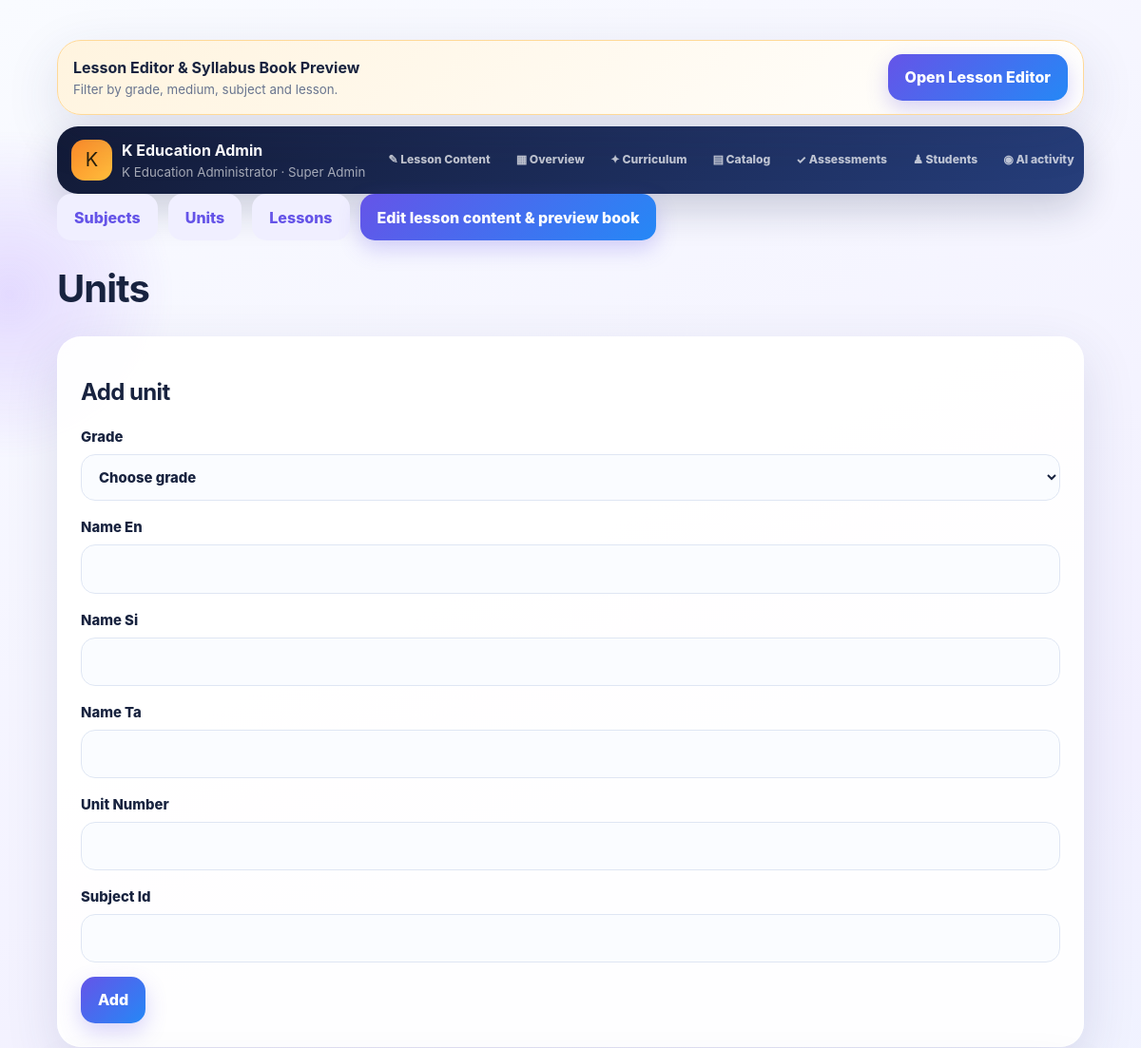
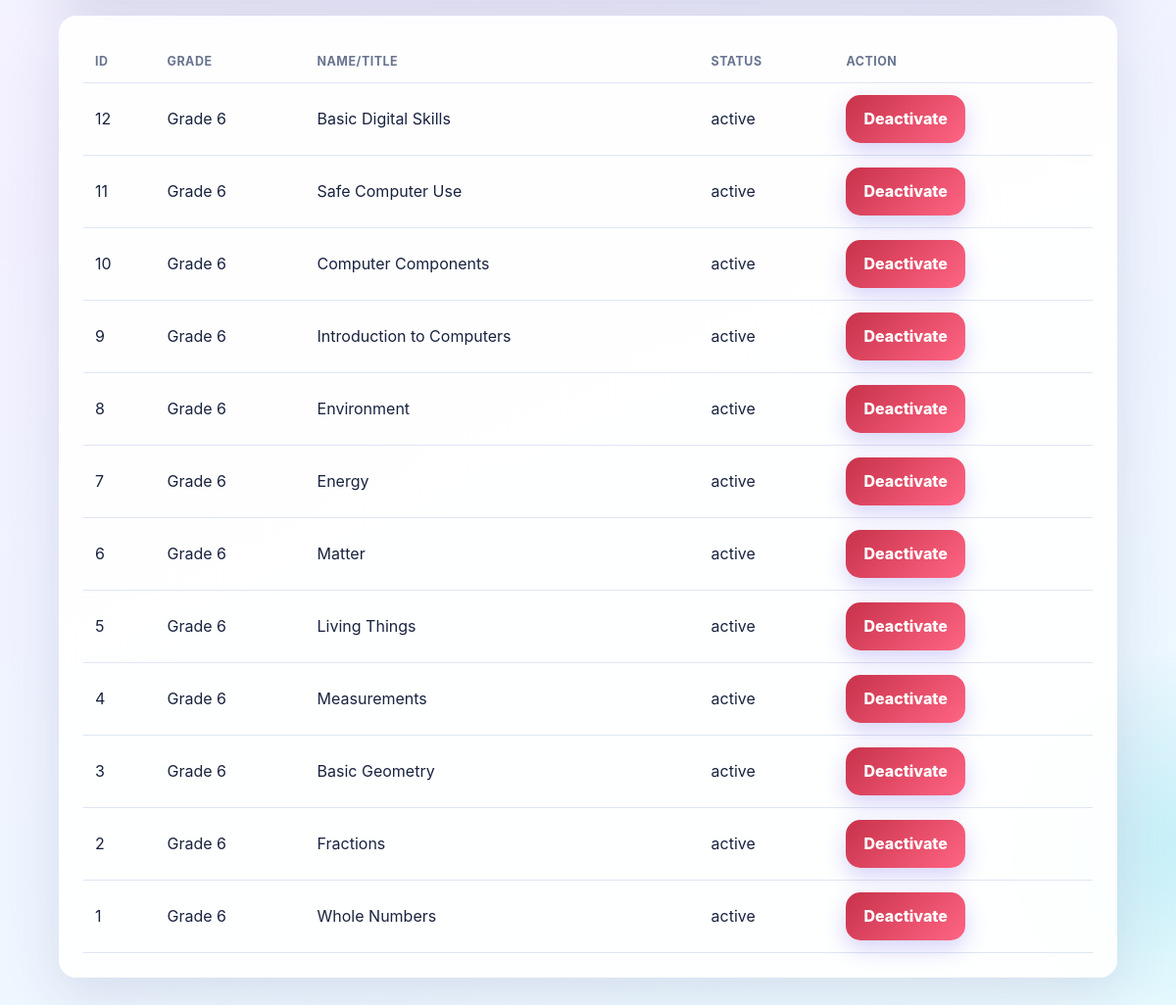
The app's page /admin/units.php (signed in) with its own data (2 pictures, top to bottom).
### tables this page shows
CREATE TABLE units(id INT AUTO_INCREMENT PRIMARY KEY,grade_id INT NOT NULL,subject_id INT NOT NULL,unit_number INT NOT NULL,name_en VARCHAR(180),name_si VARCHAR(180),name_ta VARCHAR(180),description_en TEXT,description_si TEXT,description_ta TEXT,display_order INT DEFAULT 0,status ENUM('active','inactive') DEFAULT 'active',created_at TIMESTAMP DEFAULT CURRENT_TIMESTAMP,updated_at TIMESTAMP DEFAULT CURRENT_TIMESTAMP ON UPDATE CURRENT_TIMESTAMP,UNIQUE(subject_id,unit_number),INDEX(grade_id),FOREIGN KEY(grade_id) REFERENCES grades(id),FOREIGN KEY(subject_id) REFERENCES subjects(id) ON DELETE CASCADE);

CREATE TABLE grades(id INT AUTO_INCREMENT PRIMARY KEY,grade_number TINYINT NOT NULL UNIQUE,name VARCHAR(50) NOT NULL,status ENUM('active','inactive') DEFAULT 'active',created_at TIMESTAMP DEFAULT CURRENT_TIMESTAMP);

### admin/units.php (called while the page is built)
<?php $entity='units';include __DIR__.'/_catalog.php';

### includes/helpers.php (called while the page is built, shortened)
<?php
function e(mixed $v):string{return htmlspecialchars((string)$v,ENT_QUOTES|ENT_SUBSTITUTE,'UTF-8');}

### includes/db.php (called while the page is built, shortened)
<?php
function db(): mysqli {
    static $db;
    if ($db instanceof mysqli) return $db;
    $db = @new mysqli(DB_HOST, DB_USER, DB_PASS, DB_NAME);
    $db->set_charset('utf8mb4');
    return $db;
}

### admin/_catalog.php (the view, shortened to what this page needs)
<?php
$allowed=[
 'subjects'=>['name_en','name_si','name_ta','subject_code','icon'],
 'units'=>['name_en','name_si','name_ta','unit_number','subject_id'],
 'lessons'=>['title_en','title_si','title_ta','medium','subject_id','unit_id'],
 'quizzes'=>['title_en','title_si','title_ta','subject_id','pass_mark']
];
$pageTitle=ucfirst($entity);include __DIR__.'/_top.php';$rows=db()->query("SELECT x.*,g.grade_number FROM $entity x JOIN grades g ON g.id=x.grade_id ORDER BY g.grade_number DESC,x.id DESC");
?>
<nav class="row" style="margin-bottom:16px"><a class="btn alt" href="subjects.php">Subjects</a><a class="btn alt" href="units.php">Units</a><a class="btn alt" href="lessons.php">Lessons</a><a class="btn" href="lesson_editor.php">Edit lesson content &amp; preview book</a></nav>
<h1><?=e(ucfirst($entity))?></h1>
<section class="card"><h2>Add <?=e(rtrim($entity,'s'))?></h2><form method="post"><?=csrf_field()?><input type="hidden" name="action" value="add"><label>Grade<select name="grade_id" required><option value="">Choose grade</option><?php foreach($grades as $g):?><option value="<?=$g['id']?>">Grade <?=$g['grade_number']?></option><?php endforeach;?></select></label><?php foreach($allowed[$entity] as $field):?><label><?=e(ucwords(str_replace('_',' ',$field)))?><input name="<?=e($field)?>"<?=$field==='medium'?' placeholder="Sinhala, Tamil, English or All"':''?> required></label><?php endforeach;?><button>Add</button></form></section>
<section class="card scroll"><table><tr><th>ID</th><th>Grade</th><th>Name/title</th><th>Status</th><th>Action</th></tr><?php while($row=$rows->fetch_assoc()):?><tr><td><?=$row['id']?></td><td>Grade <?=$row['grade_number']?></td><td><?=e($row['name_en']??$row['title_en']??'')?></td><td><?=e($row['status'])?></td><td><form method="post"><?=csrf_field()?><input type="hidden" name="id" value="<?=$row['id']?>"><button class="<?=$row['status']==='active'?'danger':'good'?>" name="action" value="<?=$row['status']==='active'?'inactive':'active'?>"><?=$row['status']==='active'?'Deactivate':'Activate'?></button></form></td></tr><?php endwhile;?></table></section>
<?php if($entity==='quizzes'):?><section class="card"><p>Import multilingual quiz questions through the Assessments workspace.</p></section><?php endif;include __DIR__.'/../includes/footer.php';?>

### includes/header.php (style rules this page uses)
:root { --violet:#6554e8;--violet2:#8c52ff;--blue:#2588f6;--cyan:#1cc8d7;--mint:#21c59b;--gold:#ffb638;--rose:#ff6584;--ink:#18233f;--muted:#69758f;--paper:#fff;--line:#dfe6f3;--danger:#d83d55;--shadow:0 18px 55px rgba(45,56,110,.13);--soft-shadow:0 9px 28px rgba(45,56,110,.1) }
* { box-sizing:border-box }
html { scroll-behavior:smooth }
body { margin:0;min-height:100vh;color:var(--ink);font-family:Inter,"Segoe UI",system-ui,-apple-system,"Noto Sans Sinhala","Noto Sans Tamil",sans-serif;line-height:1.55;background:linear-gradient(155deg,#f9fbff 0%,#f2f0ff 48%,#ebfbff 100%);overflow-x:hidden }
body:before,body:after { content:"";position:fixed;z-index:-2;border-radius:50%;filter:blur(2px);pointer-events:none }
body:before { width:360px;height:360px;left:-170px;top:130px;background:radial-gradient(circle,rgba(139,82,255,.18),transparent 68%);animation:floatOrb 12s ease-in-out infinite }
body:after { width:420px;height:420px;right:-220px;bottom:50px;background:radial-gradient(circle,rgba(28,200,215,.19),transparent 67%);animation:floatOrb 14s ease-in-out infinite reverse }
a { color:var(--violet);text-underline-offset:3px }
.card { position:relative;background:rgba(255,255,255,.92);border:1px solid rgba(255,255,255,.9);border-radius:25px;padding:20px;box-shadow:var(--shadow);margin-bottom:17px;overflow:hidden;transition:transform .25s ease,box-shadow .25s ease,border-color .25s ease }
.btn,button { display:inline-flex;align-items:center;justify-content:center;gap:8px;min-height:49px;padding:11px 18px;border:0;border-radius:15px;background:linear-gradient(135deg,var(--violet),var(--blue));box-shadow:0 9px 22px rgba(101,84,232,.25);color:#fff;text-decoration:none;font:inherit;font-weight:850;cursor:pointer;transition:transform .18s,box-shadow .18s,filter .18s }
.btn.alt { background:#f0efff;color:var(--violet);box-shadow:none }
.btn.danger,.danger { background:linear-gradient(135deg,#c8324a,var(--rose)) }
.row { display:flex;gap:11px;align-items:center;flex-wrap:wrap }
input,select,textarea { width:100%;min-height:49px;padding:13px 14px;border:1.5px solid var(--line);border-radius:15px;background:rgba(250,252,255,.95);color:var(--ink);font:inherit;margin:6px 0 15px;outline:0;transition:border-color .2s,box-shadow .2s,background .2s }
label { font-weight:800;font-size:.93rem }
.scroll { overflow:auto;border-radius:18px }
table { width:100%;border-collapse:collapse }
th,td { padding:12px;border-bottom:1px solid var(--line);text-align:left }
th { color:var(--muted);font-size:.78rem;text-transform:uppercase;letter-spacing:.04em }
h1,h2,h3 { line-height:1.18;letter-spacing:-.025em }
h1 { font-size:clamp(1.7rem,5vw,2.5rem) }
.reveal { animation:reveal .55s both }
@media (min-width:720px) { .card { padding:24px } }

### records on screen
units: id "12", grade.grade_number "6", name_en "Basic Digital Skills", status "active", shows "Deactivate"
units: id "11", grade.grade_number "6", name_en "Safe Computer Use", status "active", shows "Deactivate"
units: id "10", grade.grade_number "6", name_en "Computer Components", status "active", shows "Deactivate"
units: id "9", grade.grade_number "6", name_en "Introduction to Computers", status "active", shows "Deactivate"
units: id "8", grade.grade_number "6", name_en "Environment", status "active", shows "Deactivate"
units: id "7", grade.grade_number "6", name_en "Energy", status "active", shows "Deactivate"
units: id "6", grade.grade_number "6", name_en "Matter", status "active", shows "Deactivate"
units: id "5", grade.grade_number "6", name_en "Living Things", status "active", shows "Deactivate"
units: id "4", grade.grade_number "6", name_en "Measurements", status "active", shows "Deactivate"
units: id "3", grade.grade_number "6", name_en "Basic Geometry", status "active", shows "Deactivate"
units: id "2", grade.grade_number "6", name_en "Fractions", status "active", shows "Deactivate"
units: id "1", grade.grade_number "6", name_en "Whole Numbers", status "active", shows "Deactivate"

### other values on screen
$_SESSION['admin']['full_name'] "K Education Administrator"
str_replace('_',' ',$_SESSION['admin']['role']??'admin') "Super Admin"
$item[0] "✎"
$item[1] "Lesson Content"
$item[0] "▦"
$item[1] "Overview"
$item[0] "✦"
$item[1] "Curriculum"
$item[0] "▤"
$item[1] "Catalog"
$item[0] "✓"
$item[1] "Assessments"
$item[0] "♟"
$item[1] "Students"
$item[0] "◉"
